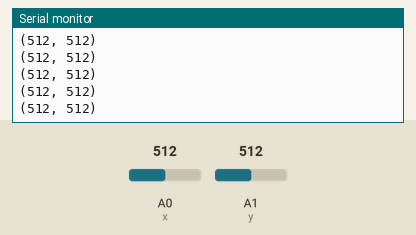
This sketch was run on a simulated Arduino Uno, built with avr-gcc and run on an emulated ATmega328P. Shown: the last lines printed to the serial monitor. The test bench sets the inputs (shaded band); at power-on: A1 (y) = 512, A0 (x) = 512.

Above: at 1.2 s.
1.3 s: A1 (y) set to 106
At 2.4 s:
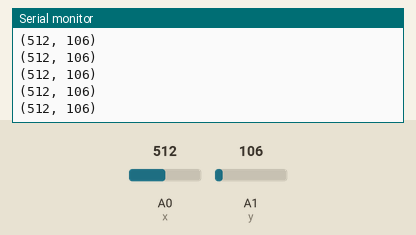
4.3 s: A1 (y) set to 93
At 5.2 s:
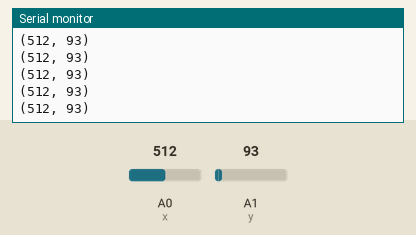
7.3 s: A0 (x) set to 106
At 8.0 s:
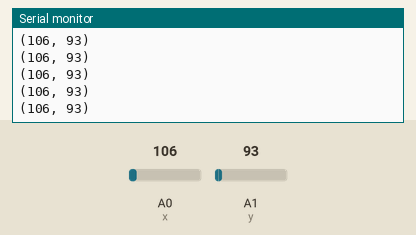
8.8 s: A0 (x) set to 90
At 9.6 s:
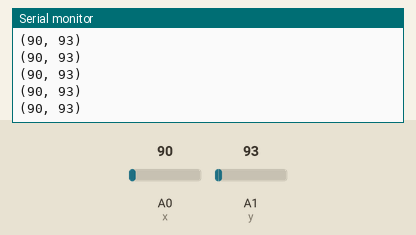
Timing chart, 0 to 11.8 s (numbered marks = the images above; inputs shaded):
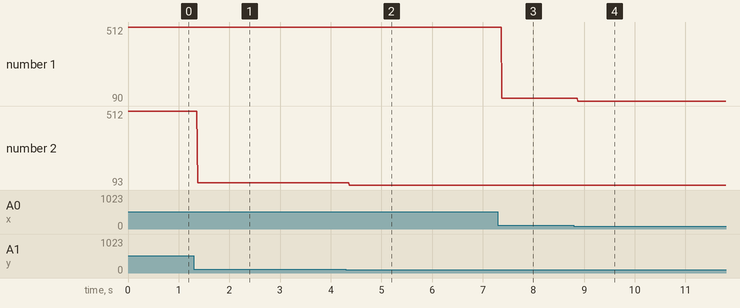

The sketch:

sketch_aug07a.ino
```cpp
int x = A0;
int y = A1;

void setup() {
  pinMode(x, INPUT);
  pinMode(y, INPUT);
  Serial.begin(9600);
}

void loop() {
  int rx = analogRead(x);
  int ry = analogRead(y);

  Serial.print("(");
  Serial.print(rx);
  Serial.print(", ");
  Serial.print(ry);
  Serial.print(")");
  Serial.println();

}
```

Measured:
- after the input at 1.3 s, the serial monitor: prints a new line after 0.07 s (image 1)
- after the input at 4.3 s, the serial monitor: prints a new line after 0.07 s (image 2)
- after the input at 7.3 s, the serial monitor: prints a new line after 0.08 s (image 3)
- after the input at 8.8 s, the serial monitor: prints a new line after 0.08 s (image 4)
- plotted number 1: 106 → 90 after the input at 8.8 s
- plotted number 2: 512 → 106 after the input at 1.3 s, 106 → 93 after the input at 4.3 s
